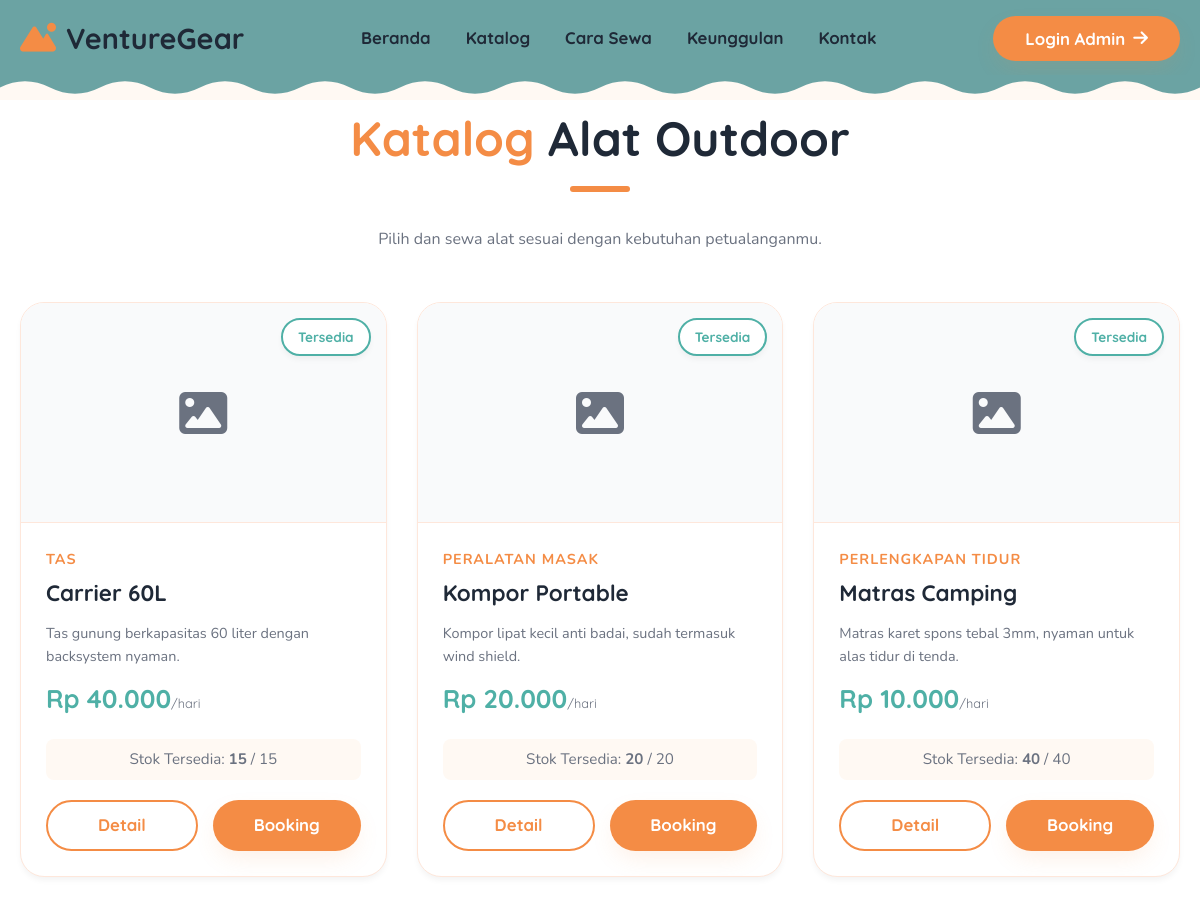
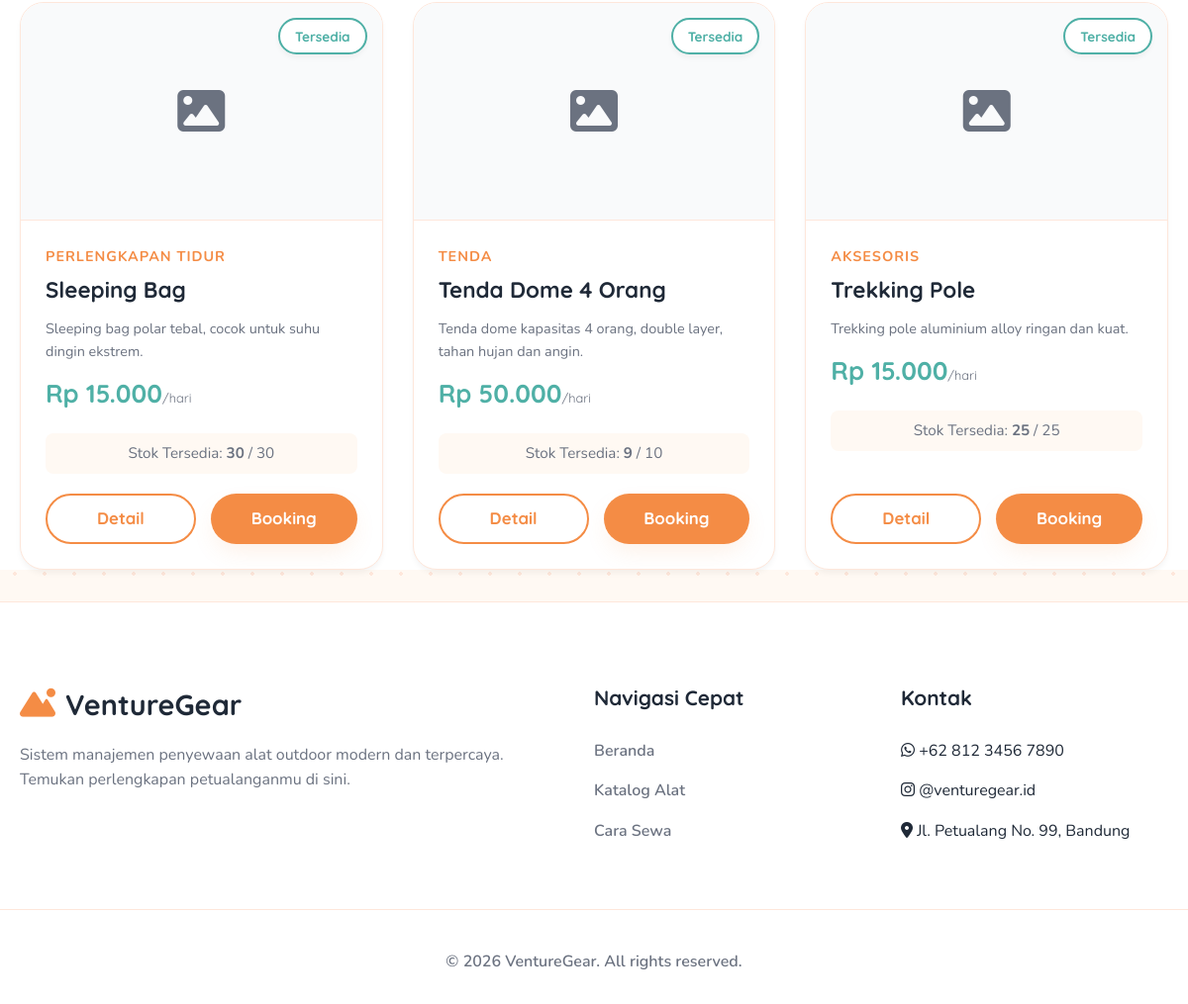
Page /katalog.php on the committed database (2 pictures, top to bottom).
### tables this page shows
CREATE TABLE items (
    id INT AUTO_INCREMENT PRIMARY KEY,
    nama_barang VARCHAR(100) NOT NULL,
    deskripsi TEXT NOT NULL,
    kategori VARCHAR(50) NOT NULL,
    harga_sewa DECIMAL(10, 2) NOT NULL,
    gambar VARCHAR(255) NOT NULL,
    stok_total INT NOT NULL,
    stok_tersedia INT NOT NULL,
    status ENUM('tersedia', 'habis', 'nonaktif') DEFAULT 'tersedia',
    created_at TIMESTAMP DEFAULT CURRENT_TIMESTAMP
);

### includes/functions.php (called while the page is built, shortened)
<?php
function formatRupiah($angka){
	$hasil_rupiah = "Rp " . number_format($angka,0,',','.');
	return $hasil_rupiah;
}
function e($string) {
    return htmlspecialchars($string, ENT_QUOTES, 'UTF-8');
}
?>

### katalog.php (the view, shortened to what this page needs)
<?php
require_once 'config/db.php';
require_once 'includes/functions.php';
include 'includes/header.php';
$stmt = $pdo->query("SELECT * FROM items WHERE status != 'nonaktif' ORDER BY nama_barang ASC");
$items = $stmt->fetchAll(PDO::FETCH_ASSOC);
?>
<div style="padding-top: 100px;">
    <section class="container reveal">
        <div class="text-center mb-4">
            <h1 class="section-title"><span class="text-gradient">Katalog</span> Alat Outdoor</h1>
            <p class="text-muted">Pilih dan sewa alat sesuai dengan kebutuhan petualanganmu.</p>
        </div>
        <div class="catalog-grid mb-4">
            <?php foreach($items as $item): ?>
            <div class="item-card glass-card">
                <div class="item-img-container">
                    <span class="item-status <?php echo $item['stok_tersedia'] > 0 ? 'status-tersedia' : 'status-habis'; ?>">
                        <?php echo $item['stok_tersedia'] > 0 ? 'Tersedia' : 'Habis'; ?>
                    </span>
                    <?php
                    $img_path = "assets/uploads/items/" . $item['gambar'];
                    if(!file_exists($img_path) || empty($item['gambar'])) {
                        echo '<div style="width:100%; height:100%; background:var(--card-dark); display:flex; align-items:center; justify-content:center; color:var(--text-muted);"><i class="fa-solid fa-image fa-3x"></i></div>';
                    } else {
                        echo '<img src="'.$img_path.'" alt="'.e($item['nama_barang']).'" class="item-img">';
                    }
                    ?>
                </div>
                <div class="item-details">
                    <div class="item-category"><?php echo e($item['kategori']); ?></div>
                    <h3 class="item-title"><?php echo e($item['nama_barang']); ?></h3>
                    <p class="text-muted" style="font-size:0.9rem; margin-bottom:10px; display:-webkit-box; -webkit-line-clamp:2; -webkit-box-orient:vertical; overflow:hidden;">
                        <?php echo e($item['deskripsi']); ?>
                    </p>
                    <div class="item-price"><?php echo formatRupiah($item['harga_sewa']); ?><span style="font-size:0.8rem;color:var(--text-muted);font-weight:normal;">/hari</span></div>
                    <div class="item-stock">Stok Tersedia: <strong><?php echo $item['stok_tersedia']; ?></strong> / <?php echo $item['stok_total']; ?></div>
                    <div class="item-actions">
                        <a href="detail.php?id=<?php echo $item['id']; ?>" class="btn-secondary">Detail</a>
                        <?php if($item['stok_tersedia'] > 0): ?>
                            <a href="booking.php?item_id=<?php echo $item['id']; ?>" class="btn-primary">Booking</a>
                        <?php else: ?>
                            <button class="btn-primary" style="background:#555;cursor:not-allowed;" disabled>Habis</button>
                        <?php endif; ?>
                    </div>
                </div>
            </div>
            <?php endforeach; ?>
        </div>
    </section>
</div>
<?php include 'includes/footer.php'; ?>

### includes/header.php (shortened to what this page needs)
<?php
$base_url = "http://" . $_SERVER["HTTP_HOST"] . "/";
?>
<!DOCTYPE html>
<html lang="id">
<head>
    <link rel="stylesheet" href="https://cdnjs.cloudflare.com/ajax/libs/font-awesome/6.4.0/css/all.min.css">
    <link rel="stylesheet" href="<?php echo $base_url; ?>assets/css/style.css">
</head>
<body>
<div class="top-bar">
    <div class="top-bar-container">
      <a href="<?php echo $base_url; ?>index.php" class="logo">
          <i class="fa-solid fa-mountain-sun"></i> VentureGear
      </a>
        <ul class="nav-menu">
          <li><a href="<?php echo $base_url; ?>index.php">Beranda</a></li>
          <li><a href="<?php echo $base_url; ?>katalog.php">Katalog</a></li>
          <li><a href="<?php echo $base_url; ?>index.php#cara-sewa">Cara Sewa</a></li>
          <li><a href="<?php echo $base_url; ?>index.php#keunggulan">Keunggulan</a></li>
          <li><a href="<?php echo $base_url; ?>index.php#kontak">Kontak</a></li>
        </ul>
        <div class="top-bar-right">
          <div class="nav-actions">
              <?php if (isset($_SESSION["admin_id"])): ?>
                  <a href="<?php echo $base_url; ?>admin/dashboard.php" class="btn-primary">Dashboard Admin</a>
              <?php else: ?>
                  <button class="btn-primary" id="adminLoginBtn">Login Admin <i class="fa-solid fa-arrow-right"></i></button>
              <?php endif; ?>
          </div>
        </div>
    </div>
    <div class="top-bar-wave"></div>
</div>

### includes/footer.php (shortened to what this page needs)
<footer class="footer">
    <div class="footer-container">
        <div class="footer-col">
            <a href="#" class="logo footer-logo">
                <i class="fa-solid fa-mountain-sun"></i> VentureGear
            </a>
            <p class="text-muted mt-2">Sistem manajemen penyewaan alat outdoor modern dan terpercaya. Temukan perlengkapan petualanganmu di sini.</p>
        </div>
        <div class="footer-col">
            <h3>Navigasi Cepat</h3>
            <ul>
                <li><a href="<?php echo $base_url; ?>index.php">Beranda</a></li>
                <li><a href="<?php echo $base_url; ?>katalog.php">Katalog Alat</a></li>
                <li><a href="<?php echo $base_url; ?>index.php#cara-sewa">Cara Sewa</a></li>
            </ul>
        </div>
        <div class="footer-col">
            <h3>Kontak</h3>
            <ul>
                <li><i class="fa-brands fa-whatsapp"></i> +62 812 3456 7890</li>
                <li><i class="fa-brands fa-instagram"></i> @venturegear.id</li>
                <li><i class="fa-solid fa-location-dot"></i> Jl. Petualang No. 99, Bandung</li>
            </ul>
        </div>
    </div>
    <div class="footer-bottom">
        <p>&copy; <?php echo date('Y'); ?> VentureGear. All rights reserved.</p>
    </div>
</footer>
</body>
</html>

### rows in the picture
items: shows "Tersedia", kategori "TAS", nama_barang "Carrier 60L", deskripsi "Tas gunung berkapasitas 60 liter dengan backsystem nyaman.", harga_sewa "Rp 40.000", stok_tersedia "15", stok_total "15"
items: shows "Tersedia", kategori "PERALATAN MASAK", nama_barang "Kompor Portable", deskripsi "Kompor lipat kecil anti badai, sudah termasuk wind shield.", harga_sewa "Rp 20.000", stok_tersedia "20", stok_total "20"
items: shows "Tersedia", kategori "PERLENGKAPAN TIDUR", nama_barang "Matras Camping", deskripsi "Matras karet spons tebal 3mm, nyaman untuk alas tidur di tenda.", harga_sewa "Rp 10.000", stok_tersedia "40", stok_total "40"
items: shows "Tersedia", kategori "PERLENGKAPAN TIDUR", nama_barang "Sleeping Bag", deskripsi "Sleeping bag polar tebal, cocok untuk suhu dingin ekstrem.", harga_sewa "Rp 15.000", stok_tersedia "30", stok_total "30"
items: shows "Tersedia", kategori "TENDA", nama_barang "Tenda Dome 4 Orang", deskripsi "Tenda dome kapasitas 4 orang, double layer, tahan hujan dan angin.", harga_sewa "Rp 50.000", stok_tersedia "9", stok_total "10"
items: shows "Tersedia", kategori "AKSESORIS", nama_barang "Trekking Pole", deskripsi "Trekking pole aluminium alloy ringan dan kuat.", harga_sewa "Rp 15.000", stok_tersedia "25", stok_total "25"
